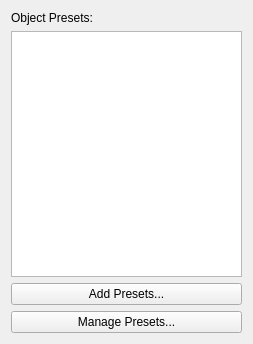
<?xml version="1.0" encoding="UTF-8"?>
<ui version="4.0">
 <class>ObjectSelector</class>
 <widget class="QWidget" name="ObjectSelector">
  <property name="geometry">
   <rect>
    <x>0</x>
    <y>0</y>
    <width>253</width>
    <height>344</height>
   </rect>
  </property>
  <property name="windowTitle">
   <string>Form</string>
  </property>
  <layout class="QVBoxLayout" name="verticalLayout">
   <item>
    <widget class="QLabel" name="label">
     <property name="text">
      <string>Object Presets:</string>
     </property>
    </widget>
   </item>
   <item>
    <widget class="QTreeView" name="treeView"/>
   </item>
   <item>
    <widget class="QPushButton" name="pushButton">
     <property name="text">
      <string>Add Presets...</string>
     </property>
    </widget>
   </item>
   <item>
    <widget class="QPushButton" name="pushButton_2">
     <property name="text">
      <string>Manage Presets...</string>
     </property>
    </widget>
   </item>
  </layout>
 </widget>
 <resources/>
 <connections/>
</ui>
